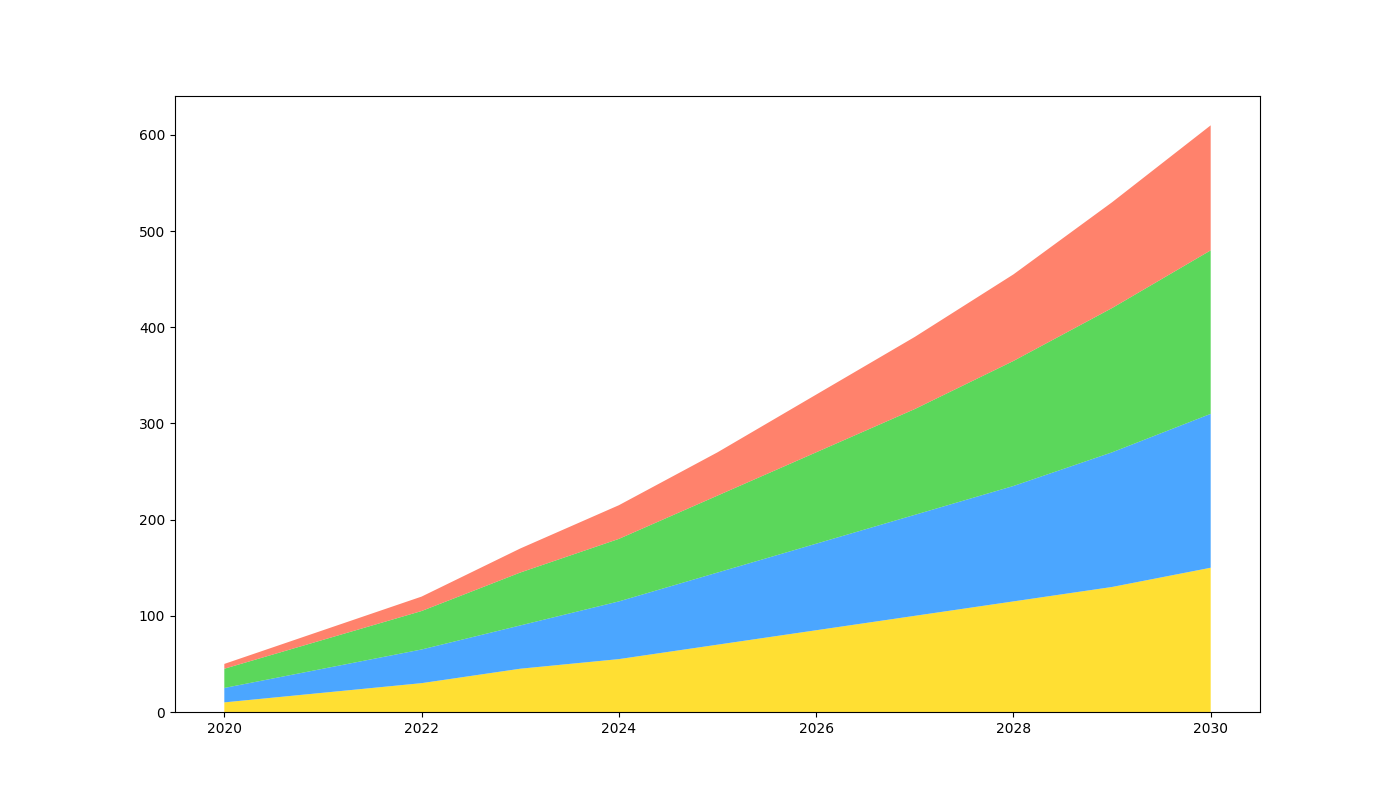

Here is the Python script that generated this plot:
import matplotlib.pyplot as plt
import numpy as np

years = np.arange(2020, 2031)

solar_energy = [10, 20, 30, 45, 55, 70, 85, 100, 115, 130, 150]
wind_energy = [15, 25, 35, 45, 60, 75, 90, 105, 120, 140, 160]
hydro_energy = [20, 30, 40, 55, 65, 80, 95, 110, 130, 150, 170]
geothermal_energy = [5, 10, 15, 25, 35, 45, 60, 75, 90, 110, 130]

colors = ['#FFD700', '#1E90FF', '#32CD32', '#FF6347']

fig, ax = plt.subplots(figsize=(14, 8))

ax.stackplot(years, solar_energy, wind_energy, hydro_energy, geothermal_energy, 
             colors=colors, alpha=0.8)

plt.show()
